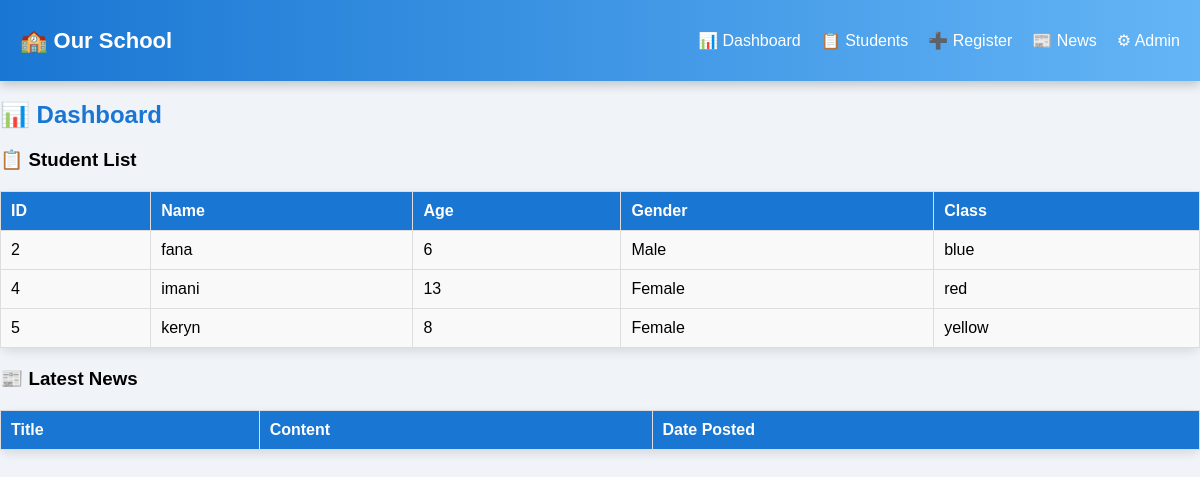
The page /dashboard/ on the database as committed earlier.
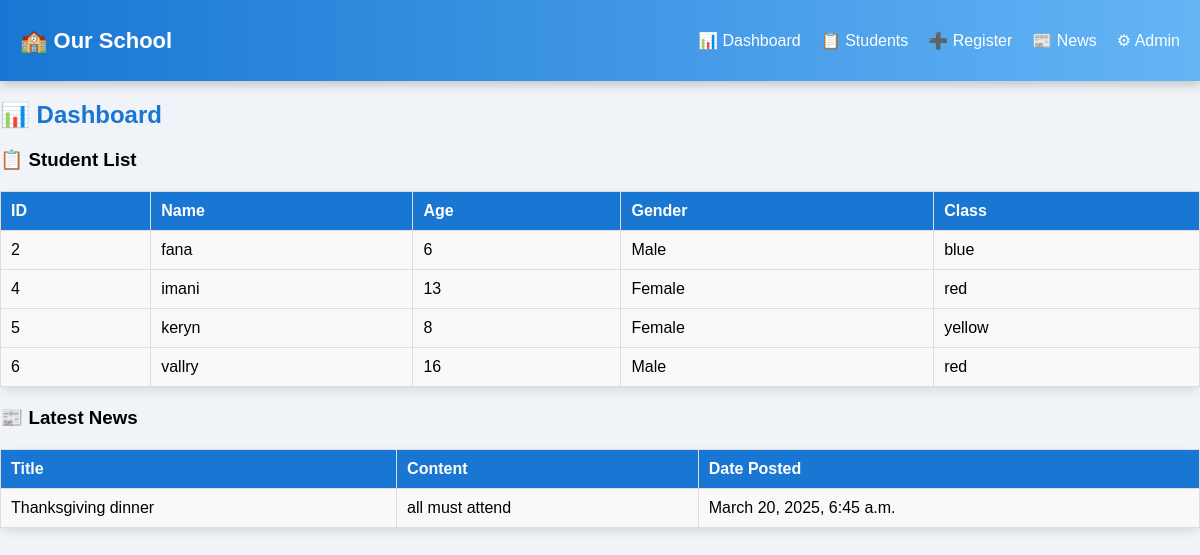
The same page on the database as committed later.
### school/models.py (models this page shows, shortened)
class Student(models.Model):
    name = models.CharField(max_length=100)
    email = models.EmailField(unique=True)
    age = models.IntegerField()
    course = models.CharField(max_length=100)
    class_name = models.CharField(max_length=50,null=True)
    gender = models.CharField(max_length=10, choices=[('Male', 'Male'), ('Female', 'Female')],null=True)
    enrollment_date = models.DateTimeField(auto_now_add=True,null=True)

class News(models.Model):
    title = models.CharField(max_length=255)
    content = models.TextField()
    date_posted = models.DateTimeField(auto_now_add=True)
    is_event = models.BooleanField(default=False)  # True if it's a school event
    event_date = models.DateField(null=True, blank=True)  # Event date (optional)

### school/views.py (the view)
# urls.py: path('dashboard/', views.dashboard, name='dashboard'),
def dashboard(request):
    students = Student.objects.all()  # Fetch all students
    news = News.objects.order_by('-date_posted')[:5]  # Fetch latest 5 news articles
    return render(request, 'dashboard.html', {'students': students, 'news': news})

### school/templates/dashboard.html (shortened to what this page needs)
{% extends 'base.html' %}
{% block content %}
<h2>📊 Dashboard</h2>
<h3>📋 Student List</h3>
<table border="1">
    <thead>
        <tr>
            <th>ID</th>
            <th>Name</th>
            <th>Age</th>
            <th>Gender</th>
            <th>Class</th>
        </tr>
    </thead>
    <tbody>
        {% for student in students %}
        <tr>
            <td>{{ student.id }}</td>
            <td>{{ student.name }}</td>
            <td>{{ student.age }}</td>
            <td>
                {% if student.gender == 'Male' %}
                    Male
                {% elif student.gender == 'Female' %}
                    Female
                {% endif %}
            </td>
            <td>{{ student.class_name }}</td>
        </tr>
        {% endfor %}
    </tbody>
</table>
<h3>📰 Latest News</h3>
<table border="1">
    <thead>
        <tr>
            <th>Title</th>
            <th>Content</th>
            <th>Date Posted</th>
        </tr>
    </thead>
    <tbody>
        {% for article in news %}
        <tr>
            <td>{{ article.title }}</td>
            <td>{{ article.content }}</td>
            <td>{{ article.date_posted }}</td>
        </tr>
        {% endfor %}
    </tbody>
</table>
{% endblock %}

Rows that differ between the two databases and show on the page:
added Student: id "6", name "vallry", age "16", gender "Male", class_name "red"
added News: title "Thanksgiving dinner", content "all must attend", date_posted "March 20, 2025, 6:45 a.m."
